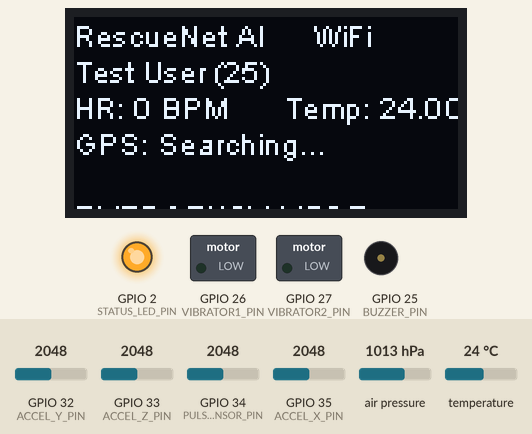
This sketch was run on a simulated ESP32. Parts: 128×64 one-colour display, switched loads named in the sketch (green lamp = pin HIGH), output pins drawn as LEDs (lit = HIGH), buzzer (waves = sounding, pin HIGH). The inputs (shaded band) are chosen by the test bench; at power-on: temperature 24 °C, GPIO 34 (PULSE_SENSOR_PIN) = 2048, GPIO 32 (ACCEL_Y_PIN) = 2048, GPIO 33 (ACCEL_Z_PIN) = 2048, GPIO 35 (ACCEL_X_PIN) = 2048, air pressure 1013 hPa. WiFi joins after 1.5 s; servers stay silent unless stated; uploads are accepted with an empty reply; the local clock reads 2024-03-15 10:24:30 at power-on unless the sketch sets it; storage starts empty; web services answer with replies made up by the test bench; what the sketch prints to the serial monitor is not drawn.

Above: at 10.3 s.
10.4 s: temperature set to 12 °C
At 12.9 s:
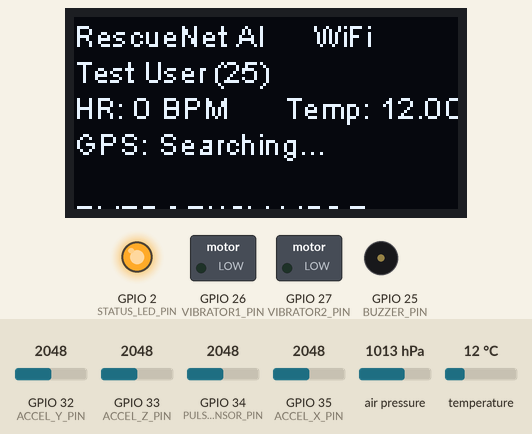
17.4 s: temperature set to 19 °C
At 19.4 s:
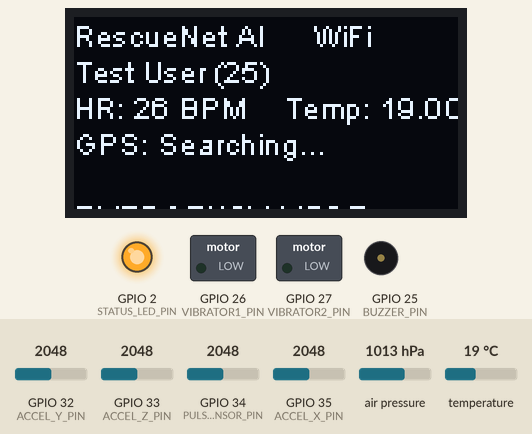
20.2 s: temperature set to 28 °C
At 21.6 s:
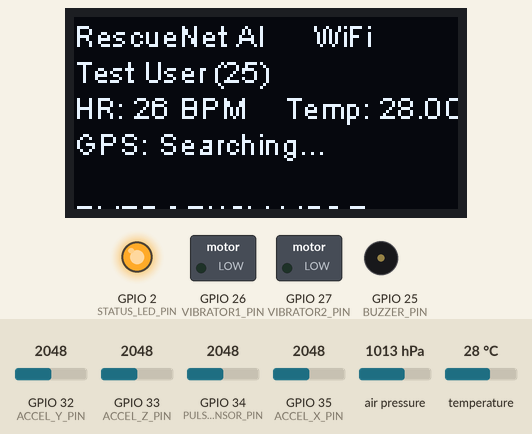
22.0 s: GPIO 34 (PULSE_SENSOR_PIN) set to 2866
At 28.1 s:
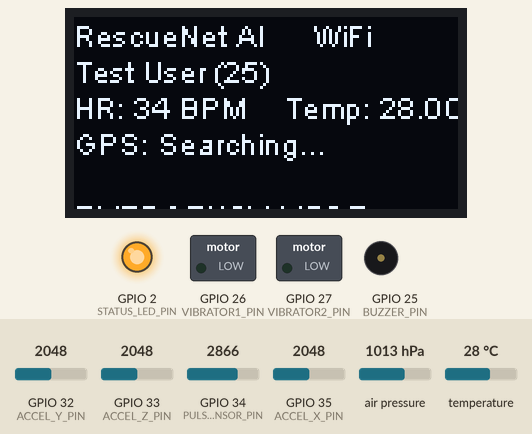
Timing chart, 0 to 29.6 s (numbered marks = the images above; inputs shaded):
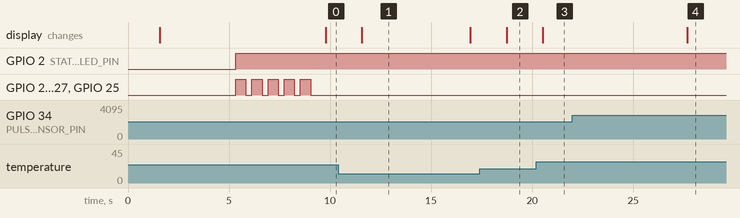

Measured:
- after the input at 10.4 s, the display: changes after 1.2 s (image 1)
- after the input at 17.4 s, the display: changes after 1.3 s (image 2)
- after the input at 20.2 s, the display: changes after 0.33 s (image 3)
- after the input at 22.0 s, the display: changes after 5.7 s (image 4)
- by itself, GPIO 26 (VIBRATOR1_PIN), GPIO 27 (VIBRATOR2_PIN), GPIO 25 (BUZZER_PIN): alternates HIGH for 0.50 s and LOW for 0.30 s, 10 changes in all, then stays LOW
- what the display in image 1 shows lasts 5.3 s, from 11.6 s to 16.9 s

The sketch:

main_esp32.ino
```cpp
#include <WiFi.h>
#include <HTTPClient.h>
#include <ArduinoJson.h>
#include <Wire.h>
#include <Adafruit_BMP085.h>
#include <SSD1306.h>
#include <SoftwareSerial.h>
#include <OneWire.h>
#include <DallasTemperature.h>
#include <SD.h>
#include <SPI.h>
#include <time.h>

// Pin definitions
#define PULSE_SENSOR_PIN 34
#define TEMP_SENSOR_PIN 4
#define BUZZER_PIN 25
#define VIBRATOR1_PIN 26
#define VIBRATOR2_PIN 27
#define EMERGENCY_BTN_PIN 0
#define STATUS_LED_PIN 2
#define ACCEL_X_PIN 35
#define ACCEL_Y_PIN 32
#define ACCEL_Z_PIN 33
#define SD_CS_PIN 5

// GPS Serial
SoftwareSerial gpsSerial(16, 17);

// Sensor objects
Adafruit_BMP085 bmp;
SSD1306 display(0x3c, 21, 22);
OneWire oneWire(TEMP_SENSOR_PIN);
DallasTemperature tempSensor(&oneWire);

// WiFi credentials
const char* ssid = "YOUR_WIFI_SSID";
const char* password = "YOUR_WIFI_PASSWORD";

// Server endpoints
const char* serverURL = "http://your-server.com/api";
const char* telegramToken = "YOUR_TELEGRAM_BOT_TOKEN";
const char* telegramChatID = "YOUR_CHAT_ID";

// User data structure
struct UserData {
  String name;
  String phone;
  String emergencyContact;
  int age;
  String gender;
  String bloodGroup;
  String medicalHistory;
  String lastPeriodDate; // for female users
};

UserData currentUser;

// Health data structure
struct HealthData {
  float heartRate;
  float temperature;
  float bloodPressure;
  float altitude;
  double latitude;
  double longitude;
  float accelX, accelY, accelZ;
  bool emergencyDetected;
  unsigned long timestamp;
};

HealthData currentHealth;

// Global variables
bool emergencyMode = false;
unsigned long lastHeartbeat = 0;
unsigned long lastDataSend = 0;
int heartRateBuffer[10];
int bufferIndex = 0;
bool fallDetected = false;

void setup() {
  Serial.begin(115200);
  gpsSerial.begin(9600);

  // Initialize pins
  pinMode(BUZZER_PIN, OUTPUT);
  pinMode(VIBRATOR1_PIN, OUTPUT);
  pinMode(VIBRATOR2_PIN, OUTPUT);
  pinMode(EMERGENCY_BTN_PIN, INPUT_PULLUP);
  pinMode(STATUS_LED_PIN, OUTPUT);

  // Initialize I2C
  Wire.begin(21, 22);

  // Initialize display
  display.init();
  display.flipScreenVertically();
  display.setFont(ArialMT_Plain_10);

  // Initialize sensors
  if (!bmp.begin()) {
    Serial.println("BMP180 sensor not found!");
  }

  tempSensor.begin();

  // Initialize SD card
  if (!SD.begin(SD_CS_PIN)) {
    Serial.println("SD Card initialization failed!");
  }

  // Connect to WiFi
  connectToWiFi();

  // Load user data
  loadUserData();

  // Initialize time
  configTime(19800, 0, "pool.ntp.org"); // IST timezone

  displayWelcomeMessage();
  Serial.println("RescueNet AI Device Ready!");
}

void loop() {
  // Read sensors
  readAllSensors();

  // Check for emergency conditions
  checkEmergencyConditions();

  // Check emergency button
  if (digitalRead(EMERGENCY_BTN_PIN) == LOW) {
    delay(50); // Debounce
    if (digitalRead(EMERGENCY_BTN_PIN) == LOW) {
      triggerEmergency("Manual activation");
    }
  }

  // Update display
  updateDisplay();

  // Send data to server (every 30 seconds)
  if (millis() - lastDataSend > 30000) {
    sendDataToServer();
    lastDataSend = millis();
  }

  // Log data to SD card
  logDataToSD();

  delay(1000);
}

void connectToWiFi() {
  WiFi.begin(ssid, password);
  Serial.print("Connecting to WiFi");

  while (WiFi.status() != WL_CONNECTED) {
    delay(500);
    Serial.print(".");
  }

  Serial.println();
  Serial.println("WiFi connected!");
  Serial.print("IP address: ");
  Serial.println(WiFi.localIP());
}

void readAllSensors() {
  // Read heart rate
  int pulseValue = analogRead(PULSE_SENSOR_PIN);
  currentHealth.heartRate = calculateHeartRate(pulseValue);

  // Read temperature
  tempSensor.requestTemperatures();
  currentHealth.temperature = tempSensor.getTempCByIndex(0);

  // Read pressure and altitude
  currentHealth.bloodPressure = bmp.readPressure() / 100.0F; // Convert to hPa
  currentHealth.altitude = bmp.readAltitude();

  // Read accelerometer
  currentHealth.accelX = (analogRead(ACCEL_X_PIN) - 512) * 3.3 / 1024;
  currentHealth.accelY = (analogRead(ACCEL_Y_PIN) - 512) * 3.3 / 1024;
  currentHealth.accelZ = (analogRead(ACCEL_Z_PIN) - 512) * 3.3 / 1024;

  // Read GPS
  readGPS();

  // Check for fall detection
  checkFallDetection();

  currentHealth.timestamp = millis();
}

float calculateHeartRate(int sensorValue) {
  // Simple heart rate calculation
  heartRateBuffer[bufferIndex] = sensorValue;
  bufferIndex = (bufferIndex + 1) % 10;

  // Calculate average and detect peaks
  int sum = 0;
  for (int i = 0; i < 10; i++) {
    sum += heartRateBuffer[i];
  }
  int average = sum / 10;

  // Detect peak and calculate BPM
  static unsigned long lastPeak = 0;
  static int peakCount = 0;
  static unsigned long startTime = millis();

  if (sensorValue > average + 50 && millis() - lastPeak > 300) {
    lastPeak = millis();
    peakCount++;

    if (millis() - startTime > 10000) { // Calculate over 10 seconds
      float bpm = (peakCount * 60.0) / ((millis() - startTime) / 1000.0);
      peakCount = 0;
      startTime = millis();
      return bpm;
    }
  }

  return currentHealth.heartRate; // Return previous value if no new calculation
}

void readGPS() {
  while (gpsSerial.available()) {
    String gpsData = gpsSerial.readStringUntil('\n');

    if (gpsData.startsWith("$GPGGA")) {
      // Parse NMEA sentence for latitude and longitude
      int commaIndex[15];
      int commaCount = 0;

      for (int i = 0; i < gpsData.length(); i++) {
        if (gpsData.charAt(i) == ',') {
          commaIndex[commaCount] = i;
          commaCount++;
        }
      }

      if (commaCount >= 6) {
        String latStr = gpsData.substring(commaIndex[1] + 1, commaIndex[2]);
        String latDir = gpsData.substring(commaIndex[2] + 1, commaIndex[3]);
        String lngStr = gpsData.substring(commaIndex[3] + 1, commaIndex[4]);
        String lngDir = gpsData.substring(commaIndex[4] + 1, commaIndex[5]);

        if (latStr.length() > 0 && lngStr.length() > 0) {
          currentHealth.latitude = convertDMSToDD(latStr, latDir);
          currentHealth.longitude = convertDMSToDD(lngStr, lngDir);
        }
      }
    }
  }
}

double convertDMSToDD(String dms, String direction) {
  if (dms.length() < 4) return 0.0;

  double degrees = dms.substring(0, 2).toDouble();
  double minutes = dms.substring(2).toDouble();
  double dd = degrees + minutes / 60.0;

  if (direction == "S" || direction == "W") {
    dd = -dd;
  }

  return dd;
}

void checkFallDetection() {
  float totalAccel = sqrt(pow(currentHealth.accelX, 2) +
                         pow(currentHealth.accelY, 2) +
                         pow(currentHealth.accelZ, 2));

  // Fall detection threshold (adjust based on testing)
  if (totalAccel > 3.0 || totalAccel < 0.5) {
    static unsigned long fallTime = 0;
    if (fallTime == 0) {
      fallTime = millis();
    } else if (millis() - fallTime > 2000) { // Confirm fall after 2 seconds
      fallDetected = true;
      fallTime = 0;
    }
  }
}

void checkEmergencyConditions() {
  bool emergency = false;
  String emergencyReason = "";

  // Heart rate anomalies
  if (currentHealth.heartRate > 120 || currentHealth.heartRate < 50) {
    emergency = true;
    emergencyReason += "Heart rate anomaly (" + String(currentHealth.heartRate) + " BPM). ";
  }

  // Temperature anomalies
  if (currentHealth.temperature > 39.0 || currentHealth.temperature < 35.0) {
    emergency = true;
    emergencyReason += "Temperature anomaly (" + String(currentHealth.temperature) + "°C). ";
  }

  // Fall detection
  if (fallDetected) {
    emergency = true;
    emergencyReason += "Fall detected. ";
    fallDetected = false;
  }

  if (emergency && !emergencyMode) {
    triggerEmergency(emergencyReason);
  }
}

void triggerEmergency(String reason) {
  emergencyMode = true;
  currentHealth.emergencyDetected = true;

  Serial.println("EMERGENCY TRIGGERED: " + reason);

  // Activate alert systems
  digitalWrite(STATUS_LED_PIN, HIGH);

  // Sound buzzer pattern
  for (int i = 0; i < 5; i++) {
    digitalWrite(BUZZER_PIN, HIGH);
    digitalWrite(VIBRATOR1_PIN, HIGH);
    digitalWrite(VIBRATOR2_PIN, HIGH);
    delay(500);
    digitalWrite(BUZZER_PIN, LOW);
    digitalWrite(VIBRATOR1_PIN, LOW);
    digitalWrite(VIBRATOR2_PIN, LOW);
    delay(300);
  }

  // Send emergency alerts
  sendEmergencyAlert(reason);
  sendTelegramAlert(reason);

  // Log emergency
  logEmergencyToSD(reason);

  display.clear();
  display.setFont(ArialMT_Plain_16);
  display.drawString(0, 0, "EMERGENCY!");
  display.setFont(ArialMT_Plain_10);
  display.drawString(0, 20, reason);
  display.drawString(0, 35, "Help is coming...");
  display.display();
}

void sendEmergencyAlert(String reason) {
  if (WiFi.status() == WL_CONNECTED) {
    HTTPClient http;
    http.begin(String(serverURL) + "/emergency");
    http.addHeader("Content-Type", "application/json");

    DynamicJsonDocument doc(1024);
    doc["userId"] = currentUser.phone;
    doc["emergency"] = true;
    doc["reason"] = reason;
    doc["location"]["lat"] = currentHealth.latitude;
    doc["location"]["lng"] = currentHealth.longitude;
    doc["vitals"]["heartRate"] = currentHealth.heartRate;
    doc["vitals"]["temperature"] = currentHealth.temperature;
    doc["timestamp"] = time(nullptr);

    String jsonString;
    serializeJson(doc, jsonString);

    int httpResponseCode = http.POST(jsonString);

    if (httpResponseCode > 0) {
      Serial.println("Emergency alert sent successfully");
    } else {
      Serial.println("Error sending emergency alert");
    }

    http.end();
  }
}

void sendTelegramAlert(String reason) {
  if (WiFi.status() == WL_CONNECTED) {
    HTTPClient http;
    String url = "https://api.telegram.org/bot" + String(telegramToken) + "/sendMessage";

    http.begin(url);
    http.addHeader("Content-Type", "application/json");

    String message = "🚨 EMERGENCY ALERT 🚨\n\n";
    message += "User: " + currentUser.name + "\n";
    message += "Phone: " + currentUser.phone + "\n";
    message += "Reason: " + reason + "\n";
    message += "Location: " + String(currentHealth.latitude, 6) + ", " + String(currentHealth.longitude, 6) + "\n";
    message += "Heart Rate: " + String(currentHealth.heartRate) + " BPM\n";
    message += "Temperature: " + String(currentHealth.temperature, 1) + "°C\n";
    message += "Time: " + String(time(nullptr)) + "\n\n";
    message += "Google Maps: https://maps.google.com/?q=" + String(currentHealth.latitude, 6) + "," + String(currentHealth.longitude, 6);

    DynamicJsonDocument doc(1024);
    doc["chat_id"] = telegramChatID;
    doc["text"] = message;

    String jsonString;
    serializeJson(doc, jsonString);

    int httpResponseCode = http.POST(jsonString);
    http.end();
  }
}

void sendDataToServer() {
  if (WiFi.status() == WL_CONNECTED) {
    HTTPClient http;
    http.begin(String(serverURL) + "/health-data");
    http.addHeader("Content-Type", "application/json");

    DynamicJsonDocument doc(2048);
    doc["userId"] = currentUser.phone;
    doc["timestamp"] = time(nullptr);
    doc["vitals"]["heartRate"] = currentHealth.heartRate;
    doc["vitals"]["temperature"] = currentHealth.temperature;
    doc["vitals"]["bloodPressure"] = currentHealth.bloodPressure;
    doc["location"]["lat"] = currentHealth.latitude;
    doc["location"]["lng"] = currentHealth.longitude;
    doc["location"]["altitude"] = currentHealth.altitude;
    doc["accelerometer"]["x"] = currentHealth.accelX;
    doc["accelerometer"]["y"] = currentHealth.accelY;
    doc["accelerometer"]["z"] = currentHealth.accelZ;
    doc["emergency"] = currentHealth.emergencyDetected;

    String jsonString;
    serializeJson(doc, jsonString);

    int httpResponseCode = http.POST(jsonString);

    if (httpResponseCode > 0) {
      String response = http.getString();
      Serial.println("Data sent successfully: " + response);
    }

    http.end();
  }
}

void updateDisplay() {
  display.clear();

  // Header
  display.setFont(ArialMT_Plain_10);
  display.drawString(0, 0, "RescueNet AI");
  display.drawString(80, 0, WiFi.status() == WL_CONNECTED ? "WiFi" : "No WiFi");

  // User info
  display.drawString(0, 12, currentUser.name + " (" + String(currentUser.age) + ")");

  // Vital signs
  display.drawString(0, 24, "HR: " + String(currentHealth.heartRate, 0) + " BPM");
  display.drawString(70, 24, "Temp: " + String(currentHealth.temperature, 1) + "C");

  // Location
  if (currentHealth.latitude != 0 && currentHealth.longitude != 0) {
    display.drawString(0, 36, "GPS: " + String(currentHealth.latitude, 4));
    display.drawString(0, 48, "     " + String(currentHealth.longitude, 4));
  } else {
    display.drawString(0, 36, "GPS: Searching...");
  }

  // Status
  display.drawString(0, 60, emergencyMode ? "EMERGENCY MODE" : "Normal");

  display.display();
}

void loadUserData() {
  // Load from SD card or use defaults
  if (SD.exists("/user_data.txt")) {
    File file = SD.open("/user_data.txt", FILE_READ);
    if (file) {
      currentUser.name = file.readStringUntil('\n');
      currentUser.phone = file.readStringUntil('\n');
      currentUser.emergencyContact = file.readStringUntil('\n');
      currentUser.age = file.readStringUntil('\n').toInt();
      currentUser.gender = file.readStringUntil('\n');
      currentUser.bloodGroup = file.readStringUntil('\n');
      currentUser.medicalHistory = file.readStringUntil('\n');
      currentUser.lastPeriodDate = file.readStringUntil('\n');
      file.close();
    }
  } else {
    // Default values - should be set via web interface
    currentUser.name = "Test User";
    currentUser.phone = "9999999999";
    currentUser.emergencyContact = "8888888888";
    currentUser.age = 25;
    currentUser.gender = "M";
    currentUser.bloodGroup = "O+";
    currentUser.medicalHistory = "None";
    currentUser.lastPeriodDate = "";
  }
}

void logDataToSD() {
  File dataFile = SD.open("/health_log.csv", FILE_WRITE);
  if (dataFile) {
    dataFile.print(time(nullptr));
    dataFile.print(",");
    dataFile.print(currentHealth.heartRate);
    dataFile.print(",");
    dataFile.print(currentHealth.temperature);
    dataFile.print(",");
    dataFile.print(currentHealth.bloodPressure);
    dataFile.print(",");
    dataFile.print(currentHealth.latitude, 6);
    dataFile.print(",");
    dataFile.print(currentHealth.longitude, 6);
    dataFile.print(",");
    dataFile.print(currentHealth.accelX);
    dataFile.print(",");
    dataFile.print(currentHealth.accelY);
    dataFile.print(",");
    dataFile.print(currentHealth.accelZ);
    dataFile.print(",");
    dataFile.println(currentHealth.emergencyDetected ? "1" : "0");
    dataFile.close();
  }
}

void logEmergencyToSD(String reason) {
  File emergencyFile = SD.open("/emergency_log.txt", FILE_WRITE);
  if (emergencyFile) {
    emergencyFile.println("=== EMERGENCY LOG ===");
    emergencyFile.println("Time: " + String(time(nullptr)));
    emergencyFile.println("Reason: " + reason);
    emergencyFile.println("User: " + currentUser.name);
    emergencyFile.println("Location: " + String(currentHealth.latitude, 6) + ", " + String(currentHealth.longitude, 6));
    emergencyFile.println("Heart Rate: " + String(currentHealth.heartRate));
    emergencyFile.println("Temperature: " + String(currentHealth.temperature));
    emergencyFile.println("=====================");
    emergencyFile.close();
  }
}

void displayWelcomeMessage() {
  display.clear();
  display.setFont(ArialMT_Plain_16);
  display.drawString(0, 0, "RescueNet AI");
  display.setFont(ArialMT_Plain_10);
  display.drawString(0, 20, "Initializing...");
  display.drawString(0, 35, "Your Safety Guardian");
  display.display();
  delay(3000);
}
```

esp32_main.cpp
```cpp

```

nano_sensors.cpp
```cpp

```
